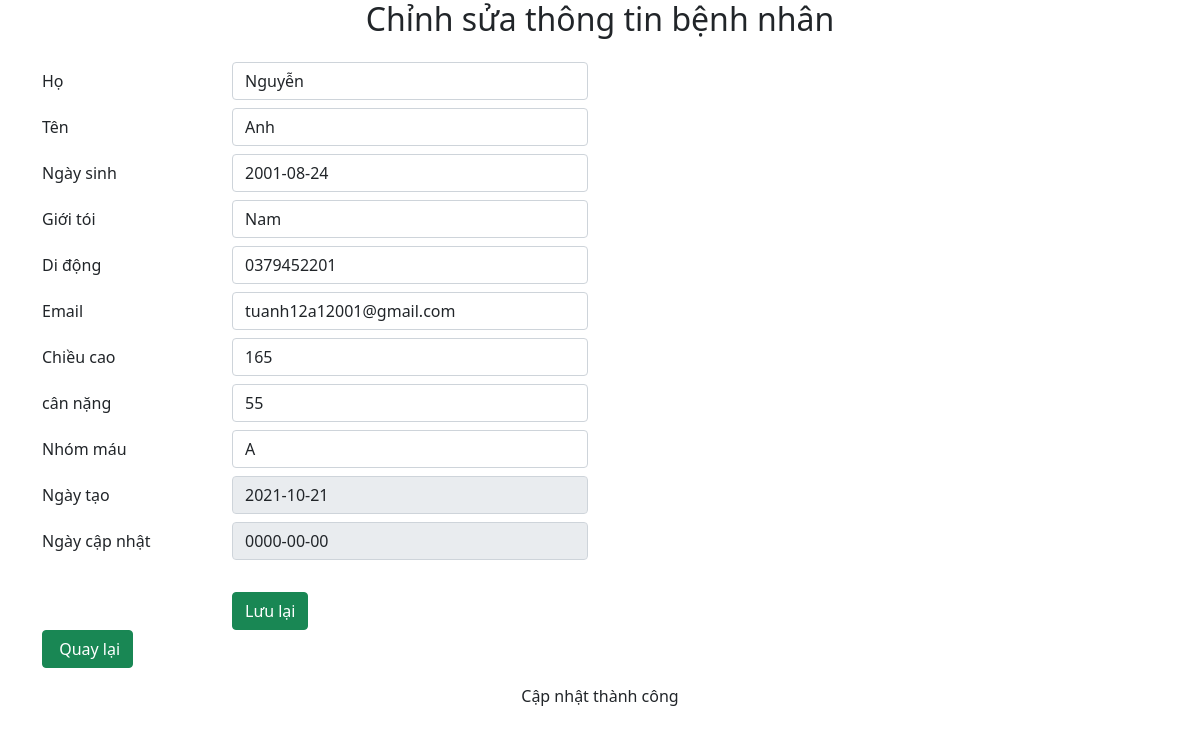
The page /xulychinhsua.php?id=1 on the database its author committed.
### tables this page shows
CREATE TABLE `patientt` (
  `patienid` int(10) UNSIGNED NOT NULL,
  `firstname` varchar(50) NOT NULL,
  `lastname` varchar(50) NOT NULL,
  `dateofbirth` date NOT NULL,
  `gender` tinyint(1) NOT NULL,
  `mobile` varchar(12) NOT NULL,
  `email` varchar(255) NOT NULL,
  `height` varchar(50) NOT NULL,
  `weight` varchar(50) NOT NULL,
  `blood_type` varchar(50) NOT NULL,
  `created_on` date NOT NULL DEFAULT current_timestamp(),
  `modified_on` date NOT NULL DEFAULT current_timestamp()
);

### src/chinhsua.php (the view, shortened to what this page needs)
<?php
    include './menu_footer/menu.php';
?>
    <main class="container">
        <h2 class="mb-4 text-center">Chỉnh sửa thông tin bệnh nhân</h2>
        <form action="xulychinhsua.php?id=<?php echo $_GET['id'] ?>" method="post">
            <?php
                function thongbao($tb){
                    echo '<p class="mb-4 text-center">'.$tb.'</p>';
                }
                $id = $_GET['id'];
                include './config.php';
                $sql = "SELECT * FROM patientt WHERE patienid = '$id'";
                $result = mysqli_query($conn,$sql);
                    if(mysqli_num_rows($result)>0){
                        while($row = mysqli_fetch_assoc($result)){
                            echo '<div class="form-group row">';
                            echo '<label for="firstname" class="col-sm-2 col-form-label">Họ</label>';
                            echo '<div class="col-sm-4">';
                            echo '<input type="text" class="form-control mb-2" id="firstname" name="firstname" value = "'.$row['firstname'].'">';
                            echo '</div>';
                            echo '</div>';
                            echo '<div class="form-group row">';
                            echo '<label for="lastname" class="col-sm-2 col-form-label">Tên</label>';
                            echo '<div class="col-sm-4">';
                            echo '<input type="text" class="form-control mb-2" id="lastname" name="lastname" value = "'.$row['lastname'].'">';
                            echo '</div>';
                            echo '</div>';
                            echo '<div class="form-group row">';
                            echo '<label for="dateofbirth" class="col-sm-2 col-form-label">Ngày sinh</label>';
                            echo '<div class="col-sm-4">';
                            echo '<input type="text" class="form-control mb-2" id="dateofbirth" name="dateofbirth" value = "'.$row['dateofbirth'].'">';
                            echo '</div>';
                            echo '</div>';
                            if($row['gender'] == '1'){
                                $gender = 'Nam';
                            }else{
                                $gender = 'Nữ';
                            }
                            echo '<div class="form-group row">';
                            echo '<label for="gender" class="col-sm-2 col-form-label">Giới tói</label>';
                            echo '<div class="col-sm-4">';
                            echo '<input type="text" class="form-control mb-2" id="gender" name="gender" value = "'.$gender.'">';
                            echo '</div>';
                            echo '</div>';
                            echo '<div class="form-group row">';
                            echo '<label for="mobile" class="col-sm-2 col-form-label">Di động</label>';
                            echo '<div class="col-sm-4">';
                            echo '<input type="text" class="form-control mb-2" id="mobile" name="mobile" value = "'.$row['mobile'].'">';
                            echo '</div>';
                            echo '</div>';
                            echo '<div class="form-group row">';
                            echo '<label for="email" class="col-sm-2 col-form-label">Email</label>';
                            echo '<div class="col-sm-4">';
                            echo '<input type="email" class="form-control mb-2" id="email" name="email" value = "'.$row['email'].'">';
                            echo '</div>';
                            echo '</div>';
                            echo '<div class="form-group row">';
                            echo '<label for="height" class="col-sm-2 col-form-label">Chiều cao</label>';
                            echo '<div class="col-sm-4">';
                            echo '<input type="text" class="form-control mb-2" id="height" name="height" value = "'.$row['height'].'">';
                            echo '</div>';
                            echo '</div>';
                            echo '<div class="form-group row">';
                            echo '<label for="weight" class="col-sm-2 col-form-label">cân nặng</label>';
                            echo '<div class="col-sm-4">';
                            echo '<input type="text" class="form-control mb-2" id="weight" name="weight" value = "'.$row['weight'].'">';
                            echo '</div>';
                            echo '</div>';
                            echo '<div class="form-group row">';
                            echo '<label for="blood_type" class="col-sm-2 col-form-label">Nhóm máu</label>';
                            echo '<div class="col-sm-4">';
                            echo '<input type="text" class="form-control mb-2" id="blood_type" name="blood_type" value = "'.$row['blood_type'].'">';
                            echo '</div>';
                            echo '</div>';
                            echo '<div class="form-group row">';
                            echo '<label for="created_on" class="col-sm-2 col-form-label">Ngày tạo</label>';
                            echo '<div class="col-sm-4">';
                            echo '<input type="text" class="form-control mb-2" id="created_on" name="created_on" disabled value = "'.$row['created_on'].'">';
                            echo '</div>';
                            echo '</div>';
                            echo '<div class="form-group row">';
                            echo '<label for="modified_on" class="col-sm-2 col-form-label">Ngày cập nhật</label>';
                            echo '<div class="col-sm-4">';
                            echo '<input type="text" class="form-control mb-2" id="modified_on" name="modified_on" disabled value = "'.$row['modified_on'].'">';
                            echo '</div>';
                            echo '</div>';
                        }
                    }
            ?>
            <br>
            <div class="form-group row">
                <label for="btn" class="col-sm-2 col-form-label"></label>
                <div class="col-sm-10">
                    <button type="submit" class="btn btn-success">Lưu lại</button>
                </div>
            </div>
            <a href="index.php" class="btn btn-success mb-3"><i class="fad fa-chevron-square-left"></i> Quay lại</a>
        </form>
    </main>
<?php
    include './menu_footer/footer.php';
?>

### rows shown on the page
patientt: firstname "Nguyễn", lastname "Anh", dateofbirth "2001-08-24", gender "Nam", mobile "0379452201", email "tuanh12a12001@gmail.com", height "165", weight "55", blood_type "A", created_on "2021-10-21", modified_on "0000-00-00"

### other values the page prints
$tb "Cập nhật thành công"
